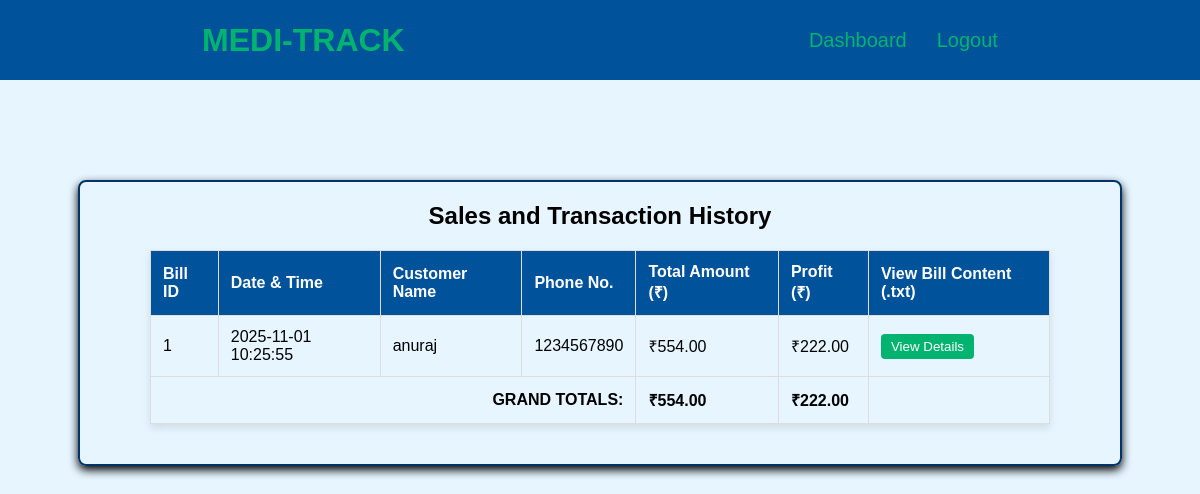
/view_sales_report (signed in), run on the app's committed database.
### app.py (models this page shows)
class SaleTransaction(db.Model):
    id = db.Column(db.Integer, primary_key=True)
    owner_id = db.Column(db.Integer, db.ForeignKey('owner.id'), nullable=False)
    customer_name = db.Column(db.String(200), nullable=True)
    customer_phone = db.Column(db.String(15), nullable=True)
    total_amount = db.Column(db.Float, nullable=False)
    total_cost = db.Column(db.Float, nullable=False, default=0.0)
    transaction_date = db.Column(db.DateTime, default=datetime.utcnow)
    bill_content = db.Column(db.String(5000), nullable=True) # Stores the text content of the final bill

### app.py (the view)
@app.route('/view_sales_report')
def view_sales_report():
    if 'user_id' not in session:
        return redirect(url_for('login'))
    sales = SaleTransaction.query.filter_by(owner_id=session['user_id']).order_by(SaleTransaction.transaction_date.desc()).all()
    return render_template('sales_report.html', sales=sales)

### templates/sales_report.html (shortened to what this page needs)
<!DOCTYPE html>
<html lang="en">
<head>
    <link rel="stylesheet" href="{{ url_for('static', filename='style.css') }}">
</head>
<body>
    <header>
        <nav>
            <div class="left">MEDI-TRACK</div>
            <div class="right">
                <ul>
                    <li><a href="{{ url_for('dashboard') }}">Dashboard</a></li>
                    <li><a href="{{ url_for('logout') }}">Logout</a></li>
                </ul>
            </div>
        </nav>
    </header>
    <main>
        <div class="form-container" style="max-width: 1000px;">
            <h2>Sales and Transaction History</h2>
            <table class="report-table">
                <thead>
                    <tr>
                        <th>Bill ID</th>
                        <th>Date & Time</th>
                        <th>Customer Name</th>
                        <th>Phone No.</th>
                        <th>Total Amount (₹)</th>
                        <th>Profit (₹)</th>
                        <th>View Bill Content (.txt)</th>
                    </tr>
                </thead>
                <tbody>
                    {% for sale in sales %}
                    <tr>
                        <td>{{ sale.id }}</td>
                        <td>{{ sale.transaction_date.strftime('%Y-%m-%d %H:%M:%S') }}</td>
                        <td>{{ sale.customer_name or 'N/A' }}</td>
                        <td>{{ sale.customer_phone or 'N/A' }}</td>
                        <td>₹{{ "{:.2f}".format(sale.total_amount) }}</td>
                        <td>₹{{ "{:.2f}".format(sale.total_amount - sale.total_cost) }}</td>
                        <td>
                            <button class="view-bill-btn"
                                    data-bill-content="{{ sale.bill_content }}"
                                    style="padding: 5px 10px; background-color: #00B470; color: white; border: none; border-radius: 4px; cursor: pointer;">
                                View Details
                            </button>
                        </td>
                    </tr>
                    {% endfor %}
                    <tr class="total-row">
                        <td colspan="4" style="text-align: right;">GRAND TOTALS:</td>
                        <td>₹{{ "{:.2f}".format(sales | sum(attribute='total_amount')) }}</td>
                        <td>₹{{ "{:.2f}".format(sales | sum(attribute='total_amount') - sales | sum(attribute='total_cost')) }}</td>
                        <td></td>
                    </tr>
                </tbody>
            </table>
        </div>
    </main>
</body>
</html>

### static/style.css (style rules this page uses)
* { margin: 0px; padding: 0px; }
body { background-color: #e6f5ff; font-family: 'Poppins', sans-serif; }
nav { display: flex; justify-content: space-around; align-items: center; height: 80px; background-color: #00529B; }
nav ul { display: flex; justify-content: center; gap: 30px; transition: color 0.3s ease; }
nav ul li { list-style: none; }
nav ul a { text-decoration: none; color: #00B470; transition: color 0.3s ease; font-size: 1.25rem; font-weight: 100 }
.left { color: #00B470; font-size: 2rem; font-weight: 600; }
.form-container { display: flex; justify-content: center; align-items: center; border: 2px solid #003366; padding: 20px; max-width: 700px; margin: auto; border-radius: 8px; flex-direction: column; margin-top: 100px; box-shadow: 0 4px 10px; }

### templates/sales_report.html (style rules this page uses)
.report-table { width: 90%; margin: 20px auto; border-collapse: collapse; box-shadow: 0 4px 8px rgba(0, 0, 0, 0.1); }
.report-table th, .report-table td { border: 1px solid #ddd; padding: 12px; text-align: left; }
.report-table th { background-color: #00529B; color: white; font-weight: 600; }
.report-table tr:nth-child(even) { background-color: #f9f9f9; }
.total-row td { font-weight: bold; background-color: #e6f5ff; }

### data on the page
SaleTransaction: id "1", transaction_date "2025-11-01 10:25:55", customer_name "anuraj", customer_phone "1234567890", total_amount "554.00", sale.total_amount-sale.total_cost "222.00"

### other printed values
{{ "{:.2f}".format(sales | sum(attribute='total_amount')) }} "554.00"
